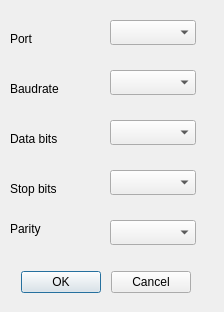
<?xml version="1.0" encoding="UTF-8"?>
<ui version="4.0">
 <class>Dialog</class>
 <widget class="QDialog" name="Dialog">
  <property name="geometry">
   <rect>
    <x>0</x>
    <y>0</y>
    <width>224</width>
    <height>312</height>
   </rect>
  </property>
  <property name="windowTitle">
   <string>Serial Connection</string>
  </property>
  <widget class="QComboBox" name="comboBox_3">
   <property name="geometry">
    <rect>
     <x>110</x>
     <y>120</y>
     <width>86</width>
     <height>25</height>
    </rect>
   </property>
   <property name="focusPolicy">
    <enum>Qt::StrongFocus</enum>
   </property>
  </widget>
  <widget class="QLabel" name="label_3">
   <property name="geometry">
    <rect>
     <x>10</x>
     <y>130</y>
     <width>67</width>
     <height>17</height>
    </rect>
   </property>
   <property name="text">
    <string>Data bits</string>
   </property>
  </widget>
  <widget class="QComboBox" name="comboBox_2">
   <property name="geometry">
    <rect>
     <x>110</x>
     <y>70</y>
     <width>86</width>
     <height>25</height>
    </rect>
   </property>
   <property name="focusPolicy">
    <enum>Qt::StrongFocus</enum>
   </property>
  </widget>
  <widget class="QLabel" name="label">
   <property name="geometry">
    <rect>
     <x>10</x>
     <y>30</y>
     <width>67</width>
     <height>17</height>
    </rect>
   </property>
   <property name="text">
    <string>Port</string>
   </property>
  </widget>
  <widget class="QComboBox" name="comboBox_4">
   <property name="geometry">
    <rect>
     <x>110</x>
     <y>170</y>
     <width>86</width>
     <height>25</height>
    </rect>
   </property>
   <property name="focusPolicy">
    <enum>Qt::StrongFocus</enum>
   </property>
  </widget>
  <widget class="QLabel" name="label_5">
   <property name="geometry">
    <rect>
     <x>10</x>
     <y>220</y>
     <width>67</width>
     <height>17</height>
    </rect>
   </property>
   <property name="text">
    <string>Parity</string>
   </property>
  </widget>
  <widget class="QComboBox" name="comboBox">
   <property name="geometry">
    <rect>
     <x>110</x>
     <y>20</y>
     <width>86</width>
     <height>25</height>
    </rect>
   </property>
   <property name="focusPolicy">
    <enum>Qt::StrongFocus</enum>
   </property>
  </widget>
  <widget class="QComboBox" name="comboBox_5">
   <property name="geometry">
    <rect>
     <x>110</x>
     <y>220</y>
     <width>86</width>
     <height>25</height>
    </rect>
   </property>
   <property name="focusPolicy">
    <enum>Qt::StrongFocus</enum>
   </property>
  </widget>
  <widget class="QLabel" name="label_2">
   <property name="geometry">
    <rect>
     <x>10</x>
     <y>80</y>
     <width>67</width>
     <height>17</height>
    </rect>
   </property>
   <property name="text">
    <string>Baudrate</string>
   </property>
  </widget>
  <widget class="QLabel" name="label_4">
   <property name="geometry">
    <rect>
     <x>10</x>
     <y>180</y>
     <width>67</width>
     <height>17</height>
    </rect>
   </property>
   <property name="text">
    <string>Stop bits</string>
   </property>
  </widget>
  <widget class="QDialogButtonBox" name="buttonBoxOk">
   <property name="geometry">
    <rect>
     <x>20</x>
     <y>270</y>
     <width>81</width>
     <height>25</height>
    </rect>
   </property>
   <property name="focusPolicy">
    <enum>Qt::StrongFocus</enum>
   </property>
   <property name="standardButtons">
    <set>QDialogButtonBox::Ok</set>
   </property>
  </widget>
  <widget class="QDialogButtonBox" name="buttonBoxCancel">
   <property name="geometry">
    <rect>
     <x>110</x>
     <y>270</y>
     <width>81</width>
     <height>25</height>
    </rect>
   </property>
   <property name="focusPolicy">
    <enum>Qt::StrongFocus</enum>
   </property>
   <property name="standardButtons">
    <set>QDialogButtonBox::Cancel</set>
   </property>
  </widget>
 </widget>
 <tabstops>
  <tabstop>comboBox</tabstop>
  <tabstop>comboBox_2</tabstop>
  <tabstop>comboBox_3</tabstop>
  <tabstop>comboBox_4</tabstop>
  <tabstop>comboBox_5</tabstop>
  <tabstop>buttonBoxOk</tabstop>
  <tabstop>buttonBoxCancel</tabstop>
 </tabstops>
 <resources/>
 <connections/>
</ui>
